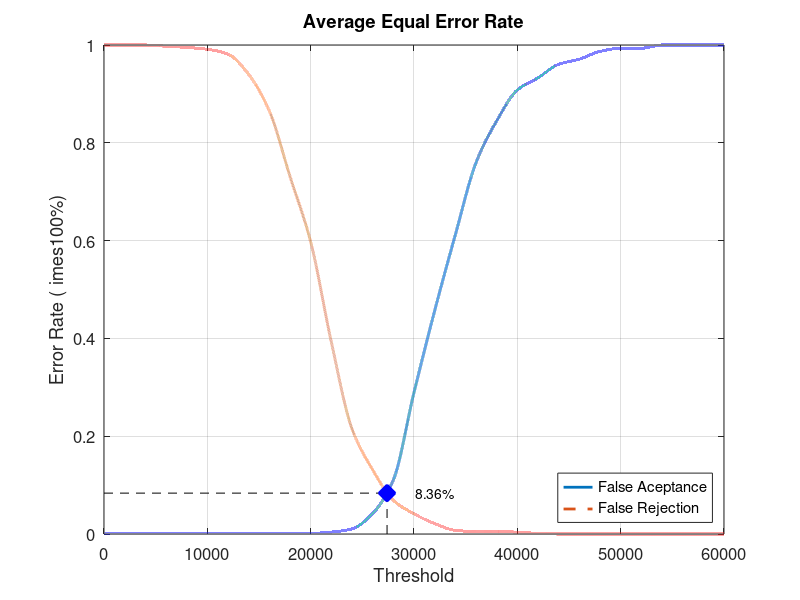
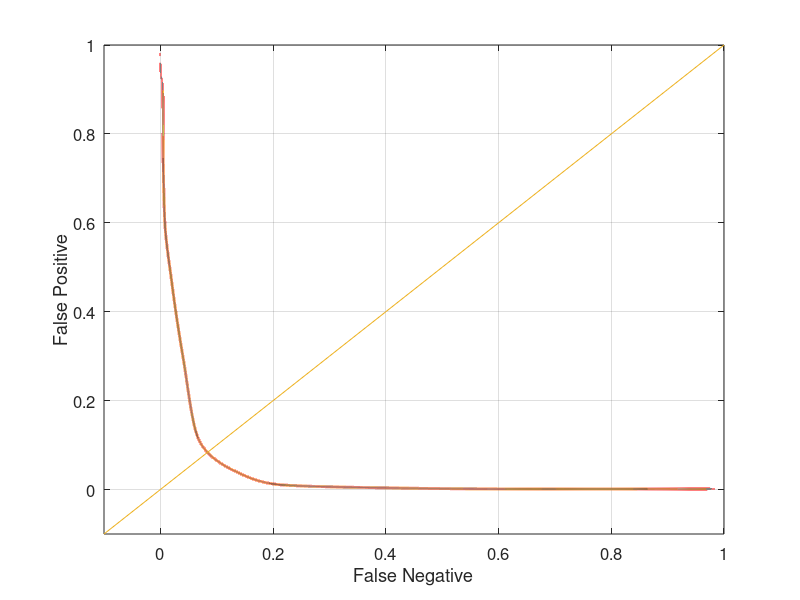

Write the MATLAB code that produced these figures, in order.
close all;
clear;
clc;
x = 0:2000:60000;
xq = 0:0.5:60000;

y0 = [0 0.00131579 0.00131579 0.00131579 0.00131579 0.00131579 0.00131579 0.00131579 0.00131579 0.00131579 0.00131579 0.00394737 0.0105263 0.0421053 0.110526 0.289474 0.456579 0.611842 0.759211 0.844737 0.907895 0.932895 0.960526 0.971053 0.986842 0.993421 0.993421 1 1 1 1]
yy0 = interp1(x, y0, xq, 'pchip');
y1 = [1 1 1 0.9975 0.995 0.99125 0.98125 0.94 0.865 0.73125 0.5975 0.3925 0.215 0.13125 0.06875 0.04125 0.02125 0.0075 0.005 0.005 0.00375 0.00125 0 0 0 0 0 0 0 0 0]
yy1 = interp1(x, y1, xq, 'pchip');

% Calculating EER: 
y2 = abs(y0 - y1);
find(y2 == min(y2))
yy2 = abs(yy0 - yy1);
xEER = find(yy2 == min(yy2));
xEERIndex = xq(xEER) % X-axis EER
yEER = yy0(xEER) % Y-axis EER

main = figure
plot(xq, yy0,'-','LineWidth', 2);	hold on
plot(xq, yy1,'--','LineWidth', 2);	hold on
plot([xEERIndex xEERIndex], [0 yEER], 'k--');	hold on
plot([0 xEERIndex], [yEER yEER], 'k--');	hold on
plot(xEERIndex, yEER, 'bx', 'LineWidth', 10);	hold on
text(xEERIndex + 10 * xEERIndex / 100, yEER, [num2str(round((10000 * yEER)) / 100) '%'])
legend('False Aceptance', 'False Rejection', 'Location', 'SouthEast')
xlabel('Threshold')
ylabel('Error Rate (	imes100%)')
title('Average Equal Error Rate')
set(gca, 'FontSize', 12)
axis([0 60000 0 1])
grid on

print(main, 'Experiment3AverageMain', '-dpng');
FNRxFPR = figure('Color', [1 1 1]);
plot(yy1, yy0, '-', yy1, yy0, 'LineWidth', 2);
hold on
y = -0.1:0.1:1
plot(y, y); 
set(gca, 'FontSize', 12)
xlabel('False Negative')
ylabel('False Positive')
axis([-0.1 1 -0.1 1])
set(gca, 'FontSize', 12)
grid on

print(FNRxFPR, 'Experiment3AverageFNRxFPR','-dpng');
